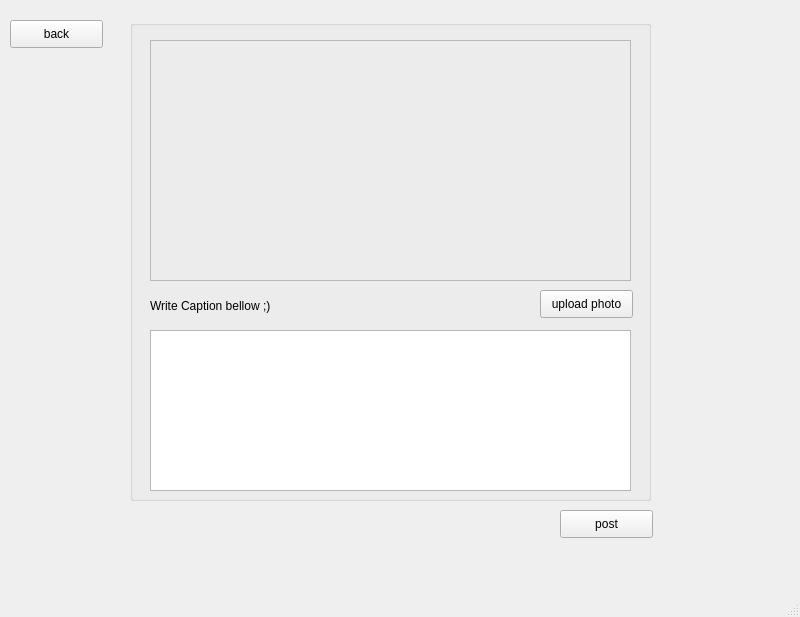
<?xml version="1.0" encoding="UTF-8"?>
<ui version="4.0">
 <class>page11_Mpost</class>
 <widget class="QMainWindow" name="page11_Mpost">
  <property name="geometry">
   <rect>
    <x>0</x>
    <y>0</y>
    <width>800</width>
    <height>617</height>
   </rect>
  </property>
  <property name="windowTitle">
   <string>MainWindow</string>
  </property>
  <widget class="QWidget" name="centralwidget">
   <widget class="QPushButton" name="pushButton_2">
    <property name="geometry">
     <rect>
      <x>560</x>
      <y>510</y>
      <width>93</width>
      <height>28</height>
     </rect>
    </property>
    <property name="text">
     <string>post</string>
    </property>
   </widget>
   <widget class="QPushButton" name="pushButton_3">
    <property name="geometry">
     <rect>
      <x>10</x>
      <y>20</y>
      <width>93</width>
      <height>28</height>
     </rect>
    </property>
    <property name="text">
     <string>back</string>
    </property>
   </widget>
   <widget class="QGroupBox" name="groupBox">
    <property name="geometry">
     <rect>
      <x>130</x>
      <y>20</y>
      <width>521</width>
      <height>481</height>
     </rect>
    </property>
    <property name="title">
     <string/>
    </property>
    <widget class="QLabel" name="label_2">
     <property name="geometry">
      <rect>
       <x>20</x>
       <y>20</y>
       <width>481</width>
       <height>241</height>
      </rect>
     </property>
     <property name="frameShape">
      <enum>QFrame::StyledPanel</enum>
     </property>
     <property name="text">
      <string/>
     </property>
    </widget>
    <widget class="QLabel" name="label">
     <property name="geometry">
      <rect>
       <x>20</x>
       <y>270</y>
       <width>291</width>
       <height>31</height>
      </rect>
     </property>
     <property name="text">
      <string>Write Caption bellow ;) </string>
     </property>
    </widget>
    <widget class="QPushButton" name="pushButton">
     <property name="geometry">
      <rect>
       <x>410</x>
       <y>270</y>
       <width>93</width>
       <height>28</height>
      </rect>
     </property>
     <property name="text">
      <string>upload photo</string>
     </property>
    </widget>
    <widget class="QPlainTextEdit" name="plainTextEdit">
     <property name="geometry">
      <rect>
       <x>20</x>
       <y>310</y>
       <width>481</width>
       <height>161</height>
      </rect>
     </property>
    </widget>
   </widget>
   <zorder>groupBox</zorder>
   <zorder>pushButton_2</zorder>
   <zorder>pushButton_3</zorder>
  </widget>
  <widget class="QMenuBar" name="menubar">
   <property name="geometry">
    <rect>
     <x>0</x>
     <y>0</y>
     <width>800</width>
     <height>26</height>
    </rect>
   </property>
  </widget>
  <widget class="QStatusBar" name="statusbar"/>
 </widget>
 <resources/>
 <connections/>
</ui>
